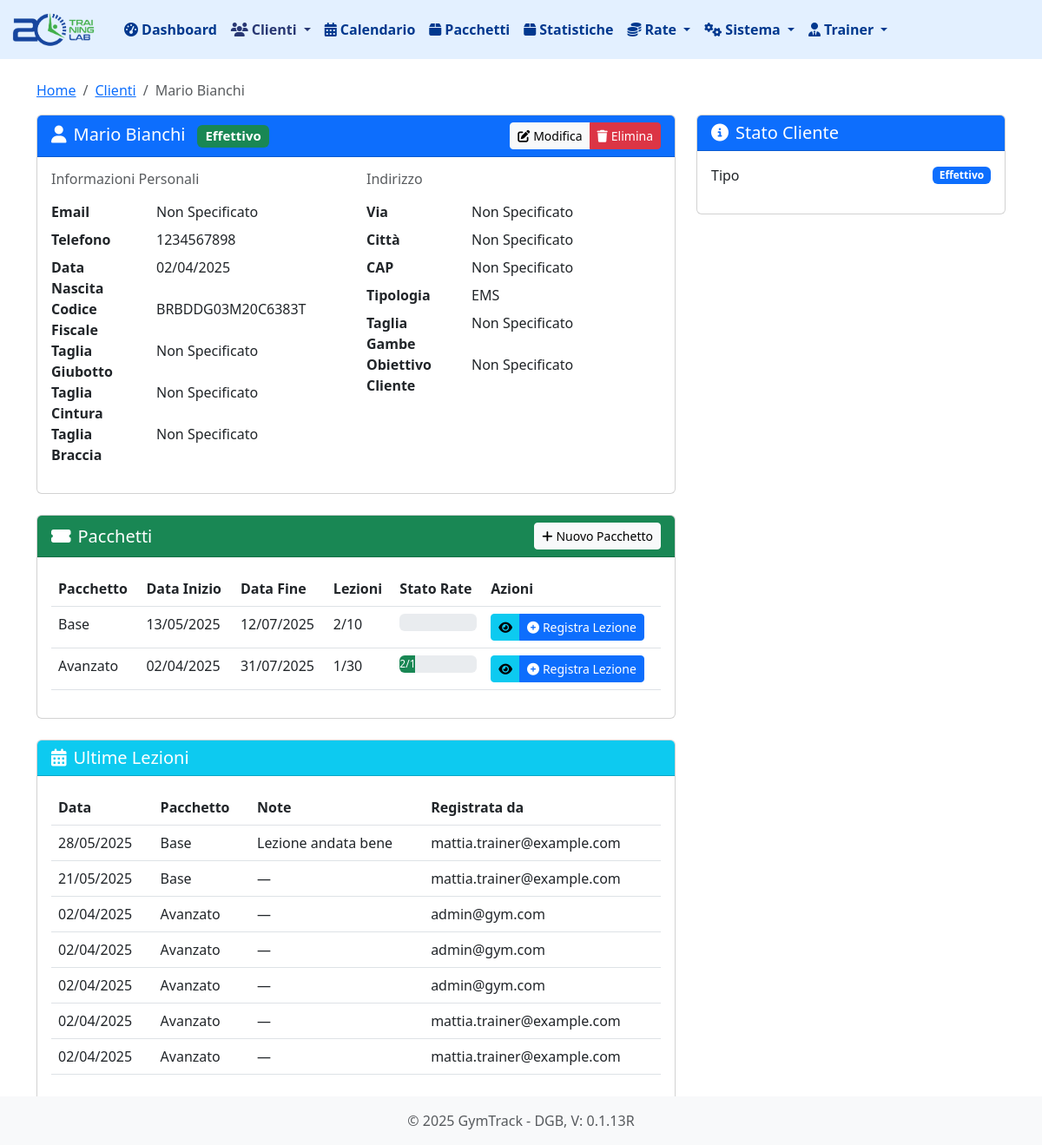
Before: /clienti/19 with the older database file.
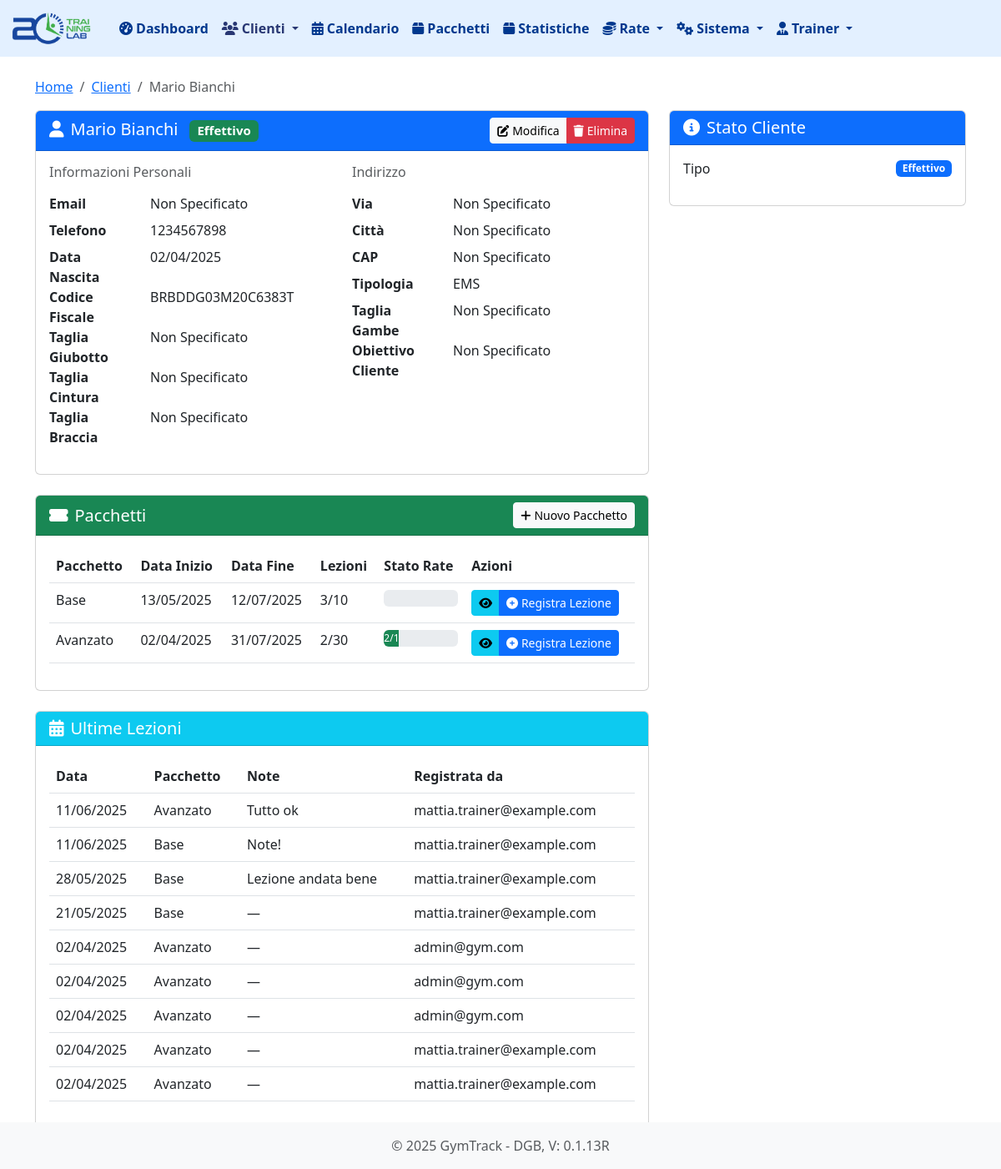
After: the same page with the newer database file.
### tables this page shows
CREATE TABLE abbonamenti (
        id INTEGER PRIMARY KEY AUTOINCREMENT,
        cliente_id INTEGER NOT NULL,
        pacchetto_id INTEGER NOT NULL,
        data_inizio TEXT NOT NULL,
        data_fine TEXT NOT NULL,
        numero_lezioni INTEGER NOT NULL,
        lezioni_utilizzate INTEGER NOT NULL DEFAULT 0,
        prezzo_totale REAL NOT NULL,
        numero_rate INTEGER NOT NULL, sede_id INTEGER DEFAULT 1,
        FOREIGN KEY (cliente_id) REFERENCES clienti (id),
        FOREIGN KEY (pacchetto_id) REFERENCES pacchetti (id)
    );

CREATE TABLE pacchetti (
        id INTEGER PRIMARY KEY AUTOINCREMENT,
        nome TEXT NOT NULL,
        descrizione TEXT,
        prezzo REAL NOT NULL,
        numero_lezioni INTEGER NOT NULL,
        durata_giorni INTEGER NOT NULL,
        attivo BOOLEAN NOT NULL DEFAULT 1
    , sede_id INTEGER DEFAULT 1, pagamento_unico BOOLEAN NOT NULL DEFAULT 0, data_scadenza DATE);

CREATE TABLE utenti (
                id INTEGER PRIMARY KEY AUTOINCREMENT,
                nome TEXT NOT NULL,
                cognome TEXT NOT NULL,
                email TEXT UNIQUE NOT NULL,
                password TEXT NOT NULL,
                ruolo TEXT NOT NULL DEFAULT 'staff',
                attivo BOOLEAN NOT NULL DEFAULT 1,
                data_creazione TIMESTAMP DEFAULT CURRENT_TIMESTAMP
            );

CREATE TABLE "lezioni" (
                id INTEGER PRIMARY KEY AUTOINCREMENT,
                abbonamento_id INTEGER NOT NULL,
                data DATE NOT NULL,
                note TEXT,
                registrata_da INTEGER DEFAULT 1, sede_id INTEGER DEFAULT 1,
                FOREIGN KEY (abbonamento_id) REFERENCES abbonamenti (id),
                FOREIGN KEY (registrata_da) REFERENCES utenti (id)
            );

### routes/clienti.py (the view)
@clienti_bp.route('/clienti/<int:cliente_id>')
def dettaglio_cliente(cliente_id):
    cliente = db.get_cliente(cliente_id)
    if not cliente:
        flash('Cliente non trovato', 'error')
        return redirect(url_for('clienti.lista_clienti'))
    abbonamenti = db.get_abbonamenti_by_cliente(cliente_id)
    lezioni = db.get_lezioni_by_cliente(cliente_id)
    lezioni = [dict(lezione) for lezione in lezioni]
    for lezione in lezioni:
        print(lezione['registrata_da'])
        lezione['registrata_da'] = db.get_user_email_by_id(lezione['registrata_da'])
    oggi = datetime.now().strftime('%Y-%m-%d')
    return render_template('clienti/dettaglio.html',
                         cliente=cliente,
                         abbonamenti=abbonamenti,
                         lezioni=lezioni,
                         oggi=oggi)

### app.py (called while the page is built)
@app.before_request
def setup():
    db.init_db()
    db.create_user_tables()
    g.hierarchy = db.build_hierarchy(session.get('user_role'), session.get('user_email'))

@app.template_filter('format_date')
def format_date_filter(date):
    if isinstance(date, str):
        try:
            date = datetime.strptime(date, '%Y-%m-%d')
        except ValueError:
            return date  # Ritorna la stringa originale se non può essere convertita
    try:
        return date.strftime('%d/%m/%Y')
    except AttributeError:
        return date  # Ritorna il valore originale se non può essere formattato

### database.py (called while the page is built, shortened)
def get_db_connection():
    conn = sqlite3.connect(DATABASE_PATH)
    conn.row_factory = sqlite3.Row
    return conn

def init_db():
    if os.path.exists(DATABASE_PATH):
        return

def get_cliente(cliente_id):
    conn = get_db_connection()
    cliente = conn.execute('SELECT * FROM clienti WHERE id = ?', (cliente_id,)).fetchone()
    conn.close()
    return cliente

def get_user_email_by_id(user_id):
    conn = get_db_connection()
    user_email = conn.execute('SELECT email FROM utenti WHERE id = ?', (user_id,)).fetchone()
    conn.close()
    return user_email['email'] if user_email else None

### templates/clienti/dettaglio.html (shortened to what the changed rows need)
{% extends 'base.html' %}
{% block content %}
<div class="row mb-4">
    <div class="col-md-8">
<div class="card mt-4">
    <div class="card-body">
        {% if abbonamenti %}
            <div class="table-responsive">
                <table class="table table-hover">
                    <thead>
                        <tr>
                            <th>Pacchetto</th>
                            <th>Data Inizio</th>
                            <th>Data Fine</th>
                            <th>Lezioni</th>
                            <th>Stato Rate</th>
                            <th>Azioni</th>
                        </tr>
                    </thead>
                    <tbody>
                        {% for abb in abbonamenti %}
                            <tr>
                                <td>{{ abb.nome_pacchetto }}</td>
                                <td>{{ abb.data_inizio|format_date }}</td>
                                <td>{{ abb.data_fine|format_date }}</td>
                                <td>
                                    {{ abb.lezioni_utilizzate }}/{{ abb.numero_lezioni }}
                                </td>
                                <td>
                                    {% set rate_pagate = abb.rate_pagate|default(0) %}
                                    {% set rate_totali = abb.numero_rate|default(1) %}
                                    <div class="progress" style="height: 20px;">
                                        <div class="progress-bar bg-success"
                                             role="progressbar"
                                             style="width: {{ (rate_pagate/rate_totali * 100)|round }}%"
                                             aria-valuenow="{{ rate_pagate }}"
                                             aria-valuemin="0"
                                             aria-valuemax="{{ rate_totali }}">
                                            {{ rate_pagate }}/{{ rate_totali }}
                                        </div>
                                    </div>
                                </td>
                                <td>
                                    <div class="btn-group">
                                        <a href="{{ url_for('abbonamenti.dettaglio_abbonamento', abbonamento_id=abb.id) }}"
                                           class="btn btn-sm btn-info">
                                            <i class="fas fa-eye"></i>
                                        </a>
                                        <a href="{{ url_for('lezioni.registra_lezione', abbonamento_id=abb.id) }}"
                                           class="btn btn-sm btn-primary">
                                            <i class="fas fa-plus-circle me-1"></i>Registra Lezione
                                        </a>
                                    </div>
                                </td>
                            </tr>
                        {% endfor %}
                    </tbody>
                </table>
            </div>
        {% else %}
            <div class="alert alert-info">
                <i class="fas fa-info-circle me-2"></i>Nessun pacchetto attivo.
            </div>
        {% endif %}
    </div>
</div>
        <div class="card mt-4">
            <div class="card-body">
                {% if lezioni %}
                    <div class="table-responsive">
                        <table class="table table-hover">
                            <thead>
                                <tr>
                                    <th>Data</th>
                                    <th>Pacchetto</th>
                                    <th>Note</th>
                                    <th>Registrata da</th>
                                </tr>
                            </thead>
                            <tbody>
                                {% for lezione in lezioni %}
                                    <tr>
                                        <td>{{ lezione.data|format_date }}</td>
                                        <td>{{ lezione.tipo }}</td>
                                        <td>{{ lezione.note or '—' }}</td>
                                        <td>{{ lezione.registrata_da or '—' }}</td>
                                    </tr>
                                {% endfor %}
                            </tbody>
                        </table>
                    </div>
                {% else %}
                    <div class="alert alert-info">
                        <i class="fas fa-info-circle me-2"></i>Nessuna lezione registrata.
                    </div>
                {% endif %}
            </div>
        </div>
    </div>
</div>
{% endblock %}

Changed rows visible on the page:
changed abbonamenti "Base": lezioni_utilizzate "2" → "3"
changed abbonamenti "Avanzato": lezioni_utilizzate "1" → "2"
added lezioni: data "11/06/2025", note "Tutto ok"
added lezioni: data "11/06/2025", note "Note!"
Other visible differences:
new list line: "Avanzato"
new list line: "mattia.trainer@example.com"
new list line: "Base"
